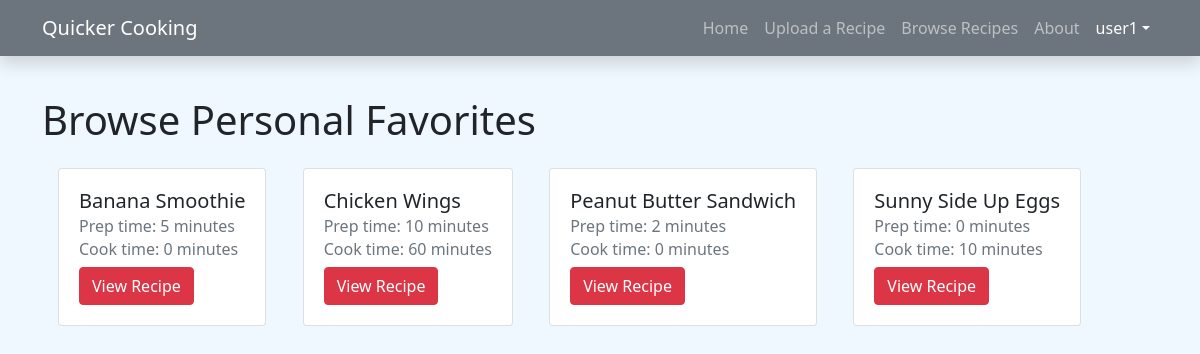
Screenshot of /favorites (signed in) with the database file from the repository.
### workedup/models.py (models this page shows)
class Favorite(models.Model):
    user = models.ForeignKey(User, on_delete=models.CASCADE)
    recipe = models.ForeignKey(Recipe, on_delete=models.CASCADE)

class Recipe(models.Model):
    user = models.ForeignKey(User, on_delete=models.CASCADE)
    title = models.CharField(max_length=200)
    created_at = models.DateTimeField(auto_now_add=True, blank=True)
    prep_time = models.IntegerField()
    cook_time = models.IntegerField()
    servings = models.IntegerField()
    ingredients = models.TextField()
    instructions = models.TextField()

### workedup/views.py (the view)
# urls.py: path('favorites', views.favorites, name='favorites'),
@login_required(login_url='login')
def favorites(request):
    favorite = Favorite.objects.all()
    context = {'favorites': favorite}
    return render(request, 'workedup/favorites.html', context)

### templates/workedup/favorites.html (shortened to what this page needs)
{% extends 'base.html' %}
{% load static %}
{% block body %}
    <h1>Browse Personal Favorites</h1>
    {% for favorite in favorites reversed %}
        {% if user == favorite.user %}
            <div class="card d-inline-block p-1 m-3">
                <div class="card-body">
                    <h5 class="card-title">{{ favorite.recipe.title }}</h5>
                    <h6 class="card-subtitle mb-2 text-muted">Prep time: {{ favorite.recipe.prep_time }} minutes</h6>
                    <h6 class="card-subtitle mb-2 text-muted">Cook time: {{ favorite.recipe.cook_time }} minutes</h6>
                    <a href="{% url 'view_recipe' favorite.recipe.id %}" class="card-link btn btn-danger">View Recipe</a>
                </div>
            </div>
        {% endif %}
    {% endfor %}
{% endblock %}

### templates/base.html (shortened to what this page needs)
{% load static %}
<!doctype html>
<html lang="en">
<head>
    <link href="https://cdn.jsdelivr.net/npm/bootstrap@5.1.3/dist/css/bootstrap.min.css" rel="stylesheet">
    <link rel="stylesheet" href="https://cdn.jsdelivr.net/npm/bootstrap-icons@1.7.2/font/bootstrap-icons.css">
    <link rel="stylesheet" href="{% static 'css/main.css' %}">
</head>
<body>
<nav class="navbar navbar-expand-lg navbar-dark bg-secondary fixed-top shadow">
    <div class="container">
        <a class="navbar-brand" href="{% url 'index' %}">Quicker Cooking</a>
        <div class="collapse navbar-collapse" id="navbarSupportedContent">
            <ul class="navbar-nav ms-auto mb-2 mb-lg-0">
                <li class="nav-item">
                    <a class="nav-link" aria-current="page" href="{% url 'index' %}">Home</a>
                </li>
                {% if user.is_authenticated %}
                    <li class="nav-item">
                        <a class="nav-link" href="{% url 'create_recipe' %}">Upload a Recipe</a>
                    </li>
                    <li class="nav-item">
                        <a class="nav-link" href="{% url 'browse' %}">Browse Recipes</a>
                    </li>
                {% endif %}
                <li class="nav-item">
                    <a class="nav-link" href="{% url 'about' %}">About</a>
                </li>
                {% if user.is_authenticated %}
                    <li class="nav-item dropdown">
                        <a class="nav-link dropdown-toggle active" data-bs-toggle="dropdown" href="#"
                           role="button" aria-expanded="false">{{  user.username}}</a>
                    </li>
                    </ul>
                {% else %}
                    <a class="btn btn-light" href={% url 'login' %}>Login</a>
                    <div class="m-2"></div>
                    <a class="btn btn-light" href={% url 'register' %}>Register</a>
                {% endif %}
        </div>
    </div>
</nav>
<div class="container my-5 py-5 justify-content-center">
    {% block body %}
    {% endblock %}
</div>
</body>
</html>

### static/css/main.css (style rules this page uses)
body { background-color: aliceblue; }

### rows the page displays
Favorite: recipe "Banana Smoothie", recipe.prep_time "5", recipe.cook_time "0"
Favorite: recipe "Chicken Wings", recipe.prep_time "10", recipe.cook_time "60"
Favorite: recipe "Peanut Butter Sandwich", recipe.prep_time "2", recipe.cook_time "0"
Favorite: recipe "Sunny Side Up Eggs", recipe.prep_time "0", recipe.cook_time "10"

### other values shown
{{ user.username }} "user1"
